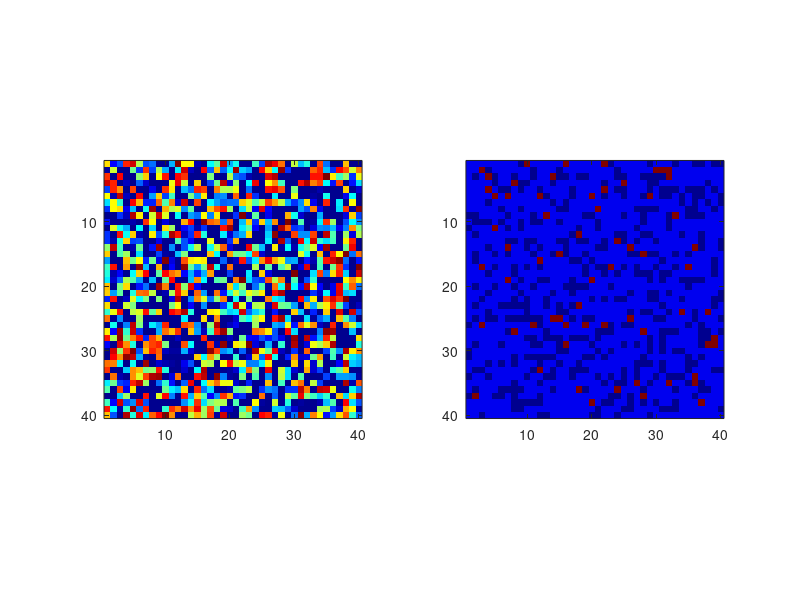

Here is the MATLAB script that generated this plot: (Note: this script raises an error after producing the figure.)
%Main program

clc
clear all
close all




%Grid Size
N=40;

%Agent denisty
adensity=0.7;
cdensity=0.04;

numagents=round(adensity*N*N);
numcops=round(cdensity*N*N);

%Legitmacy
L=0.82;

%Threshold
Threshold=0.1;

%k
konst=2.3;

%Max Jail term
J_max=30;

%Making P_grid - each cell in this grid contains the agent# of the person
%living there or 0 if noone is living there.  Civilian agents have 
%agentnumbers ranging from 1 to numagent.  Cops have agentnumbers ranging
%from numagent+1 to numcops
P_grid=[1:numagents+numcops zeros(1, N*N-(numagents+numcops))];
P_grid=P_grid(randperm(N*N));
P_grid=reshape(P_grid, N, N);

%Initializing Agent and Cop Vectors
%Only civilians have hardship, riskaversion, and jail time so those vectors
%are only as long as the number of civilian agents
%Both civilians and cops have vision, state, and Row and Column Coordinates
agentvision=7;
copvision=7;

%Hardship of each agent
H_agent=zeros(numagents,1);

%Riskaversion of each agent
Rk_agent=zeros(numagents,1);

%Remaining jail term for each agent (0=not in jail)
J_agent=zeros(numagents,1);

%vision of each agent
V_agent=zeros(numagents+numcops,1);

%state of each agent 0 = in Jail, 1 = Quiet, 5 = Active, 10 = Cop
S_agent=zeros(numagents+numcops,1);

%Row coordinate of each agent
R_agent=zeros(numagents+numcops,1);
%Column coordinate of each agent
C_agent=zeros(numagents+numcops,1);


%In the same loop will create grievance and state grids (G_grid and S_grid)
G_grid=zeros(N,N); %could be 0 for cops or empty spots Grievance for rest
S_grid=zeros(N,N); %could be 0, 1, 5 and 10

for i=1:N
    for j=1:N
        
        %first determining the agent number of that location
         agentnumber=P_grid(i,j);
            
        %If agent on that grid location is a civilian agent
        if agentnumber>0 && agentnumber<=numagents
            
            
            H_agent(agentnumber)=rand;
            G_grid(i,j)=H_agent(agentnumber)*(1-L);
            
            Rk_agent(agentnumber)=rand;
            
            J_agent(agentnumber)=0;
            
            V_agent(agentnumber)=agentvision;
            
            S_agent(agentnumber)=1;
            S_grid(i,j)=S_agent(agentnumber);
            
            R_agent(agentnumber)=i;
            C_agent(agentnumber)=j;
        
        %else if agent on grid location is a cop
        elseif agentnumber>numagents
           
            V_agent(agentnumber)=copvision;
            
            S_agent(agentnumber)=10;
            S_grid(i,j)=S_agent(agentnumber);
            
            R_agent(agentnumber)=i;
            C_agent(agentnumber)=j;
        end
    end
end
figure(1)
subplot(1,2,1), imagesc(G_grid);
colormap jet
axis square
subplot(1,2,2), imagesc(S_grid);
colormap jet
axis square;


numruns=200;

%initializing number of active, jailed, amd quiet agents
countactive=zeros(numruns,1);
countjailed=zeros(numruns,1);
countquiet=zeros(numruns,1);


for t=1:numruns
    
    %going through agent list in random order
    
    for k=randperm(numagents+numcops)
        
        %If agent is a jailed civilian, he stays there and loses a year of
        %jail time. If his jail time is exhausted, he is released as a
        %quiet agent in the same location.  Also updating the Stategrid for
        %that location upon release
        if k<=numagents && S_agent(k)==0
            J_agent(k)=J_agent(k)-1;
            if J_agent(k)==0
                S_agent(k)=1;
                S_grid(R_agent(k), C_agent(k))=1;
            end
            
            %Jailed agents are not moved. If jailed agents can move, the
            %continue statement below needs to be removed
            continue
        end
        
        %The function below moves the current agent to a new vacant
        %location.  The function updates the P_grid. S_grid, G_grid and 
        %agent propoerties are upgraded in the main program, i.e., here
        [P_grid tempr tempc]=moveagent(P_grid, N, R_agent(k), C_agent(k), V_agent(k));
        %tempr and tempc are the location to which the agent has moved
        S_grid(tempr, tempc)=S_agent(k);
        S_grid(R_agent(k), C_agent(k))=0;
        %If applicable, also updating grievance grid
        if k<=numagents
            G_grid(tempr, tempc)= H_agent(k)*(1-L);
            G_grid(R_agent(k), C_agent(k))=0;
        end
        %Finally updating row and column coordinates for that agent
        R_agent(k)=tempr;
        C_agent(k)=tempc;
        
        
        
        
        %if agent is a cop
        if k>numagents
            
            [loccol locrow]=findactiveloc(S_grid, N, R_agent(k), C_agent(k), V_agent(k));
            
            if loccol==0
                continue
            end
            
            S_grid(loccol, locrow)=0;
            arrestedagentnum=P_grid(loccol, locrow);
            S_agent(arrestedagentnum)=0;
            J_agent(arrestedagentnum)=round(J_max*rand);
        
        %if agent is a civilian 
        else
            
            %find ratio of cops to active agents within visible area
            caratio=findcaratio(S_grid, N, R_agent(k), C_agent(k), V_agent(k));
            caratio=floor(caratio);
            %Compute net risk
            Netrisk=Rk_agent(k)*(1-exp(0.0-konst*caratio));
            
            %Decide whether to be active
            if (H_agent(k)*(1-L))-Netrisk > Threshold
                S_agent(k)=5;
                S_grid(R_agent(k), C_agent(k))=5;
            else
                S_agent(k)=1;
                S_grid(R_agent(k), C_agent(k))=1;
            end
        end
    end
    
    countactive(t)=sum(S_agent==5);
    countjailed(t)=sum(S_agent==0);
    countquiet(t)=sum(S_agent==1);
    
    
    figure(2)
    colormap jet
    subplot(1,3,1), imagesc(G_grid);
    axis square
    subplot(1,3,2), imagesc(S_grid);
    axis square
    subplot(1,3,3), plot(1:t,countactive(1:t),'r',1:t,countjailed(1:t),'b', 1:t,countquiet(1:t),'c');
    axis square
    
    
    drawnow
    
    
end
